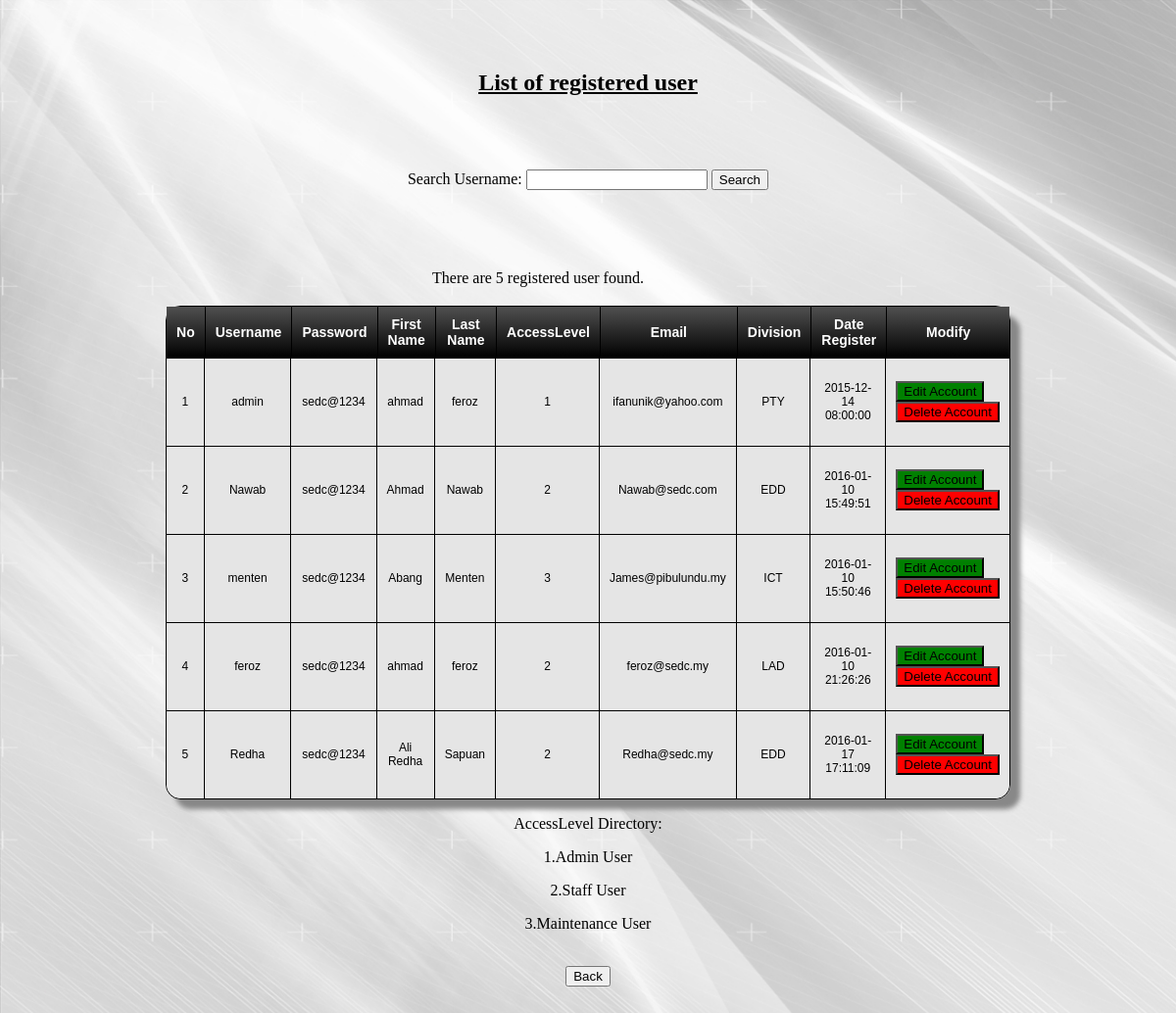
The app's page /listAdmin.php (signed in) with its own data.
### tables this page shows
CREATE TABLE `userinfo` (
  `ID` int(11) NOT NULL,
  `username` varchar(255) NOT NULL,
  `password` varchar(255) NOT NULL,
  `FirstName` text NOT NULL,
  `LastName` text NOT NULL,
  `email` text NOT NULL,
  `AccessLevel` int(11) NOT NULL,
  `Division` varchar(255) NOT NULL,
  `DateRegister` datetime NOT NULL
);

### listAdmin.php (the view, shortened to what this page needs)
<?php require_once('Connections/localhost.php'); ?>
<?php
$query_listAdmin = "SELECT * FROM userinfo";
$listAdmin = mysql_query($query_listAdmin, $localhost) or die(mysql_error());
$row_listAdmin = mysql_fetch_assoc($listAdmin);
$totalRows_listAdmin = mysql_num_rows($listAdmin);
?>
<!DOCTYPE html PUBLIC "-//W3C//DTD XHTML 1.0 Transitional//EN" "http://www.w3.org/TR/xhtml1/DTD/xhtml1-transitional.dtd">
<html xmlns="http://www.w3.org/1999/xhtml">
<head>
<link href="TableCSSCodeListAdmin.css" rel="stylesheet" type="text/css" >
<link href="SpryAssets/SpryValidationTextField.css" rel="stylesheet" type="text/css" />
</head>
<body onload="show()" >
<h2>&nbsp;</h2>
<h2 align="center">
  <p align="center"><u>List of registered user</u></p>
  <p align="center">&nbsp;</p>
</h2>
<form id="form1" name="form1" method="post" action="SearchingUser.php">
  <div align="center"><span id="sprytextfield1">
    Search Username:
    <input type="text" name="find" id="name" />
    <span class="textfieldRequiredMsg">A value is required.</span></span>
    <input type="submit" src="searchlogo.png" id="find" value="Search" />
  </div>
  <p>&nbsp;</p>
</form>
<p style="position: absolute; left: 441px; top: 259px;"> There are <?php echo $totalRows_listAdmin; ?> registered user found.</p>
<p align="left">&nbsp;</p>
<p align="left">&nbsp;</p>
  <div align="center">
    <table width="1198" border="1" cellpadding="2" cellspacing="0" style="text-align:center" class="CSSTableGenerator">
      <tr style="background-color:#960;">
        <td>No</td>
        <td>Username</td>
        <td>Password</td>
        <td>First Name</td>
        <td>Last Name</td>
        <td>AccessLevel</td>
        <td>Email</td>
        <td>Division</td>
        <td>Date Register</td>
        <td>Modify</td>
      </tr>  <?php $no=1;?>
      <?php do { ?>
        <tr>
          <td height="69"><div align="center"><?php echo $no++; ?></div></td>
          <td><div align="center"><?php echo $row_listAdmin['username']; ?></div></td>
          <td><div align="center"><?php echo $row_listAdmin['password']; ?></div></td>
          <td><div align="center"><?php echo $row_listAdmin['FirstName']; ?></div></td>
          <td><div align="center"><?php echo $row_listAdmin['LastName']; ?></div></td>
          <td><div align="center"><?php echo $row_listAdmin['AccessLevel'];?></div></td>
          <td><div align="center"><?php echo $row_listAdmin['email']; ?></div></td>
          <td><div align="center"><?php echo $row_listAdmin['Division']; ?></div></td>
          <td><div align="center"><?php echo $row_listAdmin['DateRegister']; ?></div></td>
          <td>
            <p><a href="editAdmininfo.php?id=<?php echo $row_listAdmin['ID']; ?>"></a><a href="editAdmininfo.php?id=<?php echo $row_listAdmin['ID']; ?>">
              <input type="submit" style="background-color:green;" name="button2" id="button2" value="Edit Account" onclick="" />
            </a><a href="DeleteUser.php?id=<?php echo $row_listAdmin['ID']; ?>">
            <input type="submit" style="background-color:red;" name="button3" id="button3" value="Delete Account" onclick="return confirm('Are you sure you want to delete?');" />
          </a></p>
        </td>
        </tr>
        <?php } while ($row_listAdmin = mysql_fetch_assoc($listAdmin)); ?>
      </table>
  </div>
<p align="center">AccessLevel Directory:    </p>
<p align="center">1.Admin User</p>
<p align="center">2.Staff User</p>
<p align="center">3.Maintenance User</p>
<p align="center"><a href="page2.php"><br />
  <input type="submit"  name="button" id="button" value="Back" />
</a></p>
<p align="center">&nbsp;</p>
</body>
</html>

### TableCSSCodeListAdmin.css (style rules this page uses)
.CSSTableGenerator { margin:0px;padding:0px; width:70%; box-shadow: 10px 10px 5px #888888; border:1px solid #000000; -moz-border-radius-bottomleft:15px; -webkit-border-bottom-left-radius:15px; border-bottom-left-radius:15px; -moz-border-radius-bottomright:15px; -webkit-border-bottom-right-radius:15px; border-bottom-right-radius:15px; -moz-border-radius-topright:15px; -webkit-border-top-right-radius:15px; border-top-right-radius:15px; -moz-border-radius-topleft:15px; -webkit-border-top-left-radius:15px; border-top-left-radius:15px; }
.CSSTableGenerator tr:last-child td:last-child { -moz-border-radius-bottomright:15px; -webkit-border-bottom-right-radius:15px; border-bottom-right-radius:15px; }
.CSSTableGenerator tr:last-child td:first-child { -moz-border-radius-bottomleft:15px; -webkit-border-bottom-left-radius:15px; border-bottom-left-radius:15px; }
.CSSTableGenerator tr:nth-child(odd) { background-color:#e5e5e5; }
.CSSTableGenerator tr:nth-child(even) { background-color:#e5e5e5; }
.CSSTableGenerator td { vertical-align:middle; border:1px solid #000000; border-width:0px 1px 1px 0px; text-align:left; padding:10px; font-size:12px; font-family:Arial; font-weight:normal; color:#000000; }
.CSSTableGenerator tr:last-child td { border-width:0px 1px 0px 0px; }
.CSSTableGenerator tr td:last-child { border-width:0px 0px 1px 0px; }
.CSSTableGenerator tr:last-child td:last-child { border-width:0px 0px 0px 0px; }
.CSSTableGenerator tr:first-child td { background:-o-linear-gradient(bottom, #4c4c4c 5%, #000000 100%); background:-webkit-gradient( linear, left top, left bottom, color-stop(0.05, #4c4c4c), color-stop(1, #000000) ); background:-moz-linear-gradient( center top, #4c4c4c 5%, #000000 100% ); filter:progid:DXImageTransform.Microsoft.gradient(startColorstr="#4c4c4c", endColorstr="#000000"); background: -o-linear-gradient(top,#4c4c4c,000000); background-color:#4c4c4c; border:0px solid #000000; text-align:center; border-width:0px 0px 1px 1px; font-size:14px; font-family:Arial; font-weight:bold; color:#ffffff; }
.CSSTableGenerator tr:first-child td:first-child { border-width:0px 0px 1px 0px; }
.CSSTableGenerator tr:first-child td:last-child { border-width:0px 0px 1px 1px; }

### listAdmin.php (style rules this page uses)
body { background-image: url(white-abstract-75-wallpaper-background-hd.jpg); word-wrap: break-word; background-size: cover; }
body,td,th { font-size: 16px; }

### records on screen
userinfo: username "admin", password "sedc@1234", FirstName "ahmad", LastName "feroz", AccessLevel "1", email "ifanunik@yahoo.com", Division "PTY", DateRegister "2015-12-14 08:00:00"
userinfo: username "Nawab", password "sedc@1234", FirstName "Ahmad", LastName "Nawab", AccessLevel "2", email "Nawab@sedc.com", Division "EDD", DateRegister "2016-01-10 15:49:51"
userinfo: username "menten", password "sedc@1234", FirstName "Abang", LastName "Menten", AccessLevel "3", email "James@pibulundu.my", Division "ICT", DateRegister "2016-01-10 15:50:46"
userinfo: username "feroz", password "sedc@1234", FirstName "ahmad", LastName "feroz", AccessLevel "2", email "feroz@sedc.my", Division "LAD", DateRegister "2016-01-10 21:26:26"
userinfo: username "Redha", password "sedc@1234", FirstName "Ali Redha", LastName "Sapuan", AccessLevel "2", email "Redha@sedc.my", Division "EDD", DateRegister "2016-01-17 17:11:09"

### other values on screen
$totalRows_listAdmin "5"
